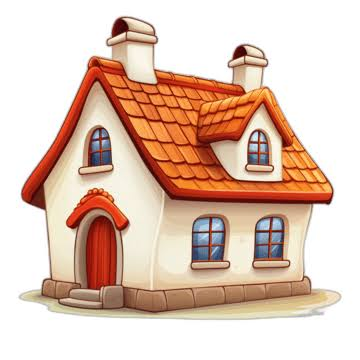
#> input picture images.jpg, 360 x 360 px
$ python EX3.PY   (older library calls are emulated)
#> lines starting #> are read from the running program, lines starting #| are printed output that depends on the picture; after the words box and inside, x2 and y2 are one past the last pixel; in counts of white or black regions, pixels touching at a corner belong together
import cv2
import matplotlib.pyplot as plt

image=cv2.imread("images.jpg")
#> image is the input picture: shape (360, 360, 3); mean B, G, R 182.2, 197.5, 224.5
gray=cv2.cvtColor(image, cv2.COLOR_BGR2GRAY)
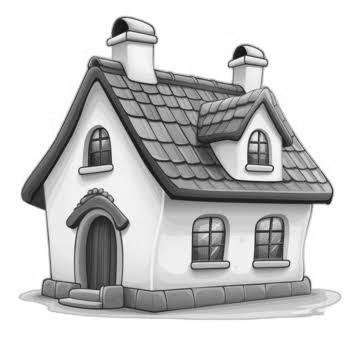
#> gray: shape (360, 360); min 12, max 255, mean 203.8
sobel_x=cv2.Sobel(
    gray,
    cv2.CV_64F,
    1,
    0,
    ksize=3
)
sobel_y=cv2.Sobel(
    gray,
    cv2.CV_64F,
    0,
    1,
    ksize=3
)
sobel_x=cv2.convertScaleAbs(sobel_x)
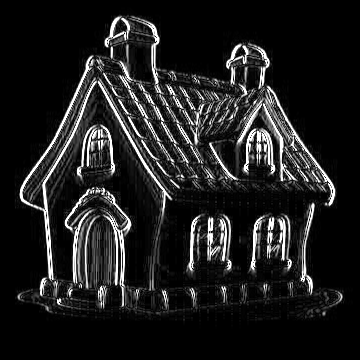
#> sobel_x: shape (360, 360); min 0, max 255, mean 30.6
sobel_y=cv2.convertScaleAbs(sobel_y)
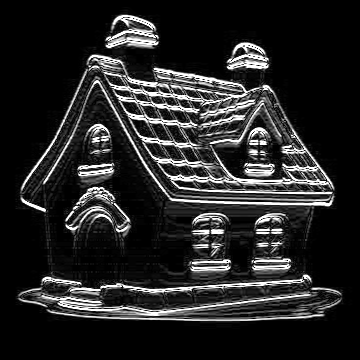
#> sobel_y: shape (360, 360); min 0, max 255, mean 38.1
sobel_combined=cv2.addWeighted(
    sobel_x,
    0.5,
    sobel_y,
    0.5,
    0
)
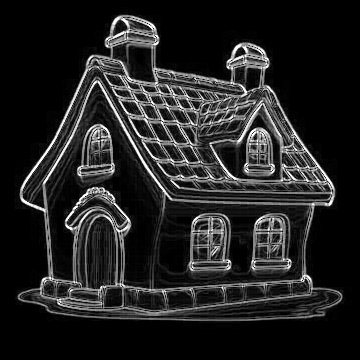
#> sobel_combined: shape (360, 360); min 0, max 255, mean 34.3
laplacian=cv2.Laplacian(
    gray,
    cv2.CV_64F
)
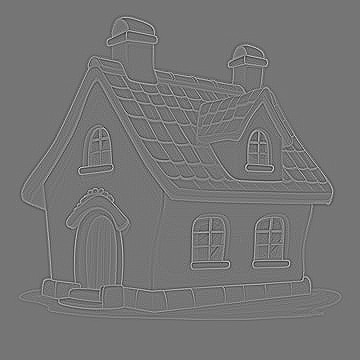
#> laplacian: shape (360, 360) float64; min -307, max 357, mean 0; drawn with min black and max white
laplacian=cv2.convertScaleAbs(laplacian)
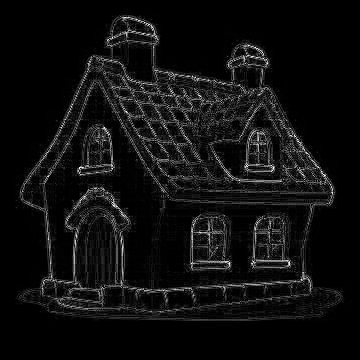
#> laplacian: shape (360, 360); min 0, max 255, mean 15.2
canny=cv2.Canny(
    gray,
    100,
    200
)
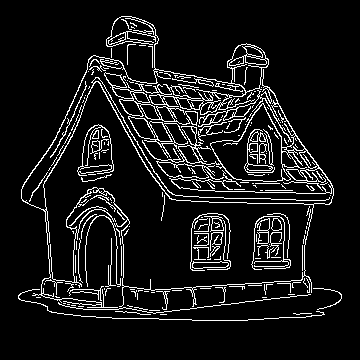
#> canny: shape (360, 360); 9.1% white in thin lines or dots, all inside (x1, y1, x2, y2) = (18, 16, 342, 321)
cv2.imwrite("sobel_x.jpg", sobel_x)
cv2.imwrite("sobel_y.jpg", sobel_y)
cv2.imwrite("sobel_combined.jpg", sobel_combined)
cv2.imwrite("laplacian.jpg", laplacian)
cv2.imwrite("canny.jpg", canny)
plt.figure(figsize=(8,6))
plt.subplot(2,3,1)
plt.imshow(gray, cmap="gray")
plt.title("Grayscale Image")
plt.axis("off")
plt.subplot(2,3,2)
plt.imshow(sobel_x, cmap="gray")
plt.title("Sobel X")
plt.axis("off")
plt.subplot(2, 3, 3)
plt.imshow(sobel_y, cmap="gray")
plt.title("Sobel Y")
plt.axis("off")
plt.subplot(2, 3, 4)
plt.imshow(sobel_combined, cmap="gray")
plt.title("Sobel Combined")
plt.axis("off")
plt.subplot(2, 3, 5)
plt.imshow(laplacian, cmap="gray")
plt.title("Laplacian")
plt.axis("off")
plt.subplot(2, 3, 6)
plt.imshow(canny, cmap="gray")
plt.title("Canny")
plt.axis("off")
plt.tight_layout()
plt.show()
